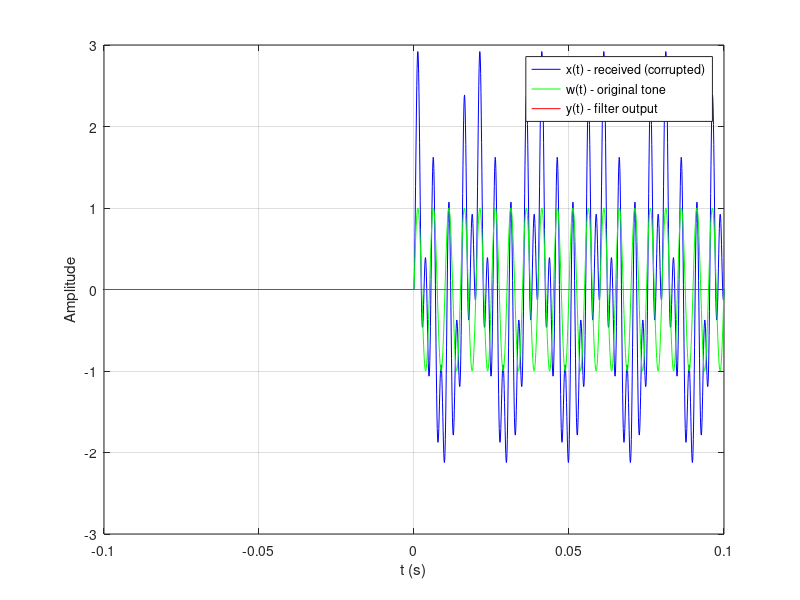

Here is the MATLAB script that generated this plot:
%q3

% 3. A single-tone signal w(t) = sin(400πt) is transmitted to an audio amplifier and speaker to 
% produce a high-temperature warning for a silicon crystal-growing factory. 
% A filter having impulse response h(t) = 400e−200t cos(400 πt)u(t) has been designed
% to reduce additive interference in the received signal. Using Matlab in-built convolution
% function: conv(), find the filter output signal y(t), when the received signal is
% x(t) = [cos(100πt) + sin(400πt) − cos(800πt)]u(t) ( signal w(t) was
% corrupted by interference and resulted in an input signal x(t)). Plot the output signal,
% the input signal, and w(t) for the range of −0.1 ≤ t ≤ 0.1 . Comment on the effect
% of the filter on the signal. While solving this problem, pay attention to the time
% resolution/step (dT) you need to use.

t = -0.1:0.0001:0.1; % Time vector with appropriate resolution
w = sin(400 * pi * t) .* (t >= 0); % Single-tone signal w(t)
x = (cos(100 * pi * t) + sin(400 * pi * t) - cos(800 * pi * t)) .* (t >= 0); % Received signal x(t)
h = 400 * exp(-200 * t) .* cos(400 * pi * t) .* (t >= 0); % Impulse response h(t)

y1 = conv(h, x) * 0.0001;

y = y1(1: length(t));
plot(t, x, 'b', 'DisplayName', 'x(t) - received (corrupted)'); hold on;
plot(t, w, 'g', 'DisplayName', 'w(t) - original tone');
plot(t, y, 'r', 'DisplayName', 'y(t) - filter output');
grid on;
xlabel('t (s)');
ylabel('Amplitude');
legend('Location', 'best');
xlim([-0.1 0.1]);
